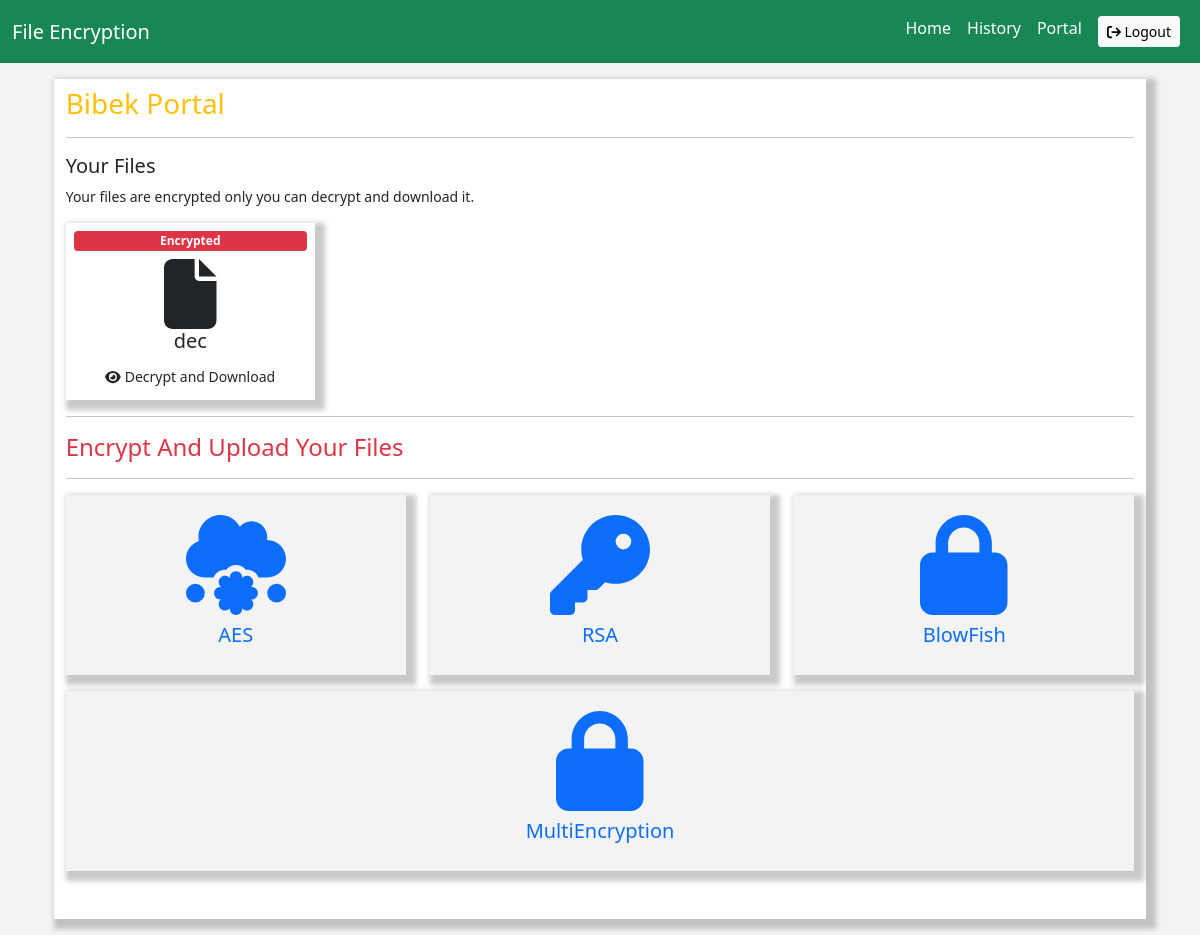
The page /homepage (signed in) on the database as committed earlier.
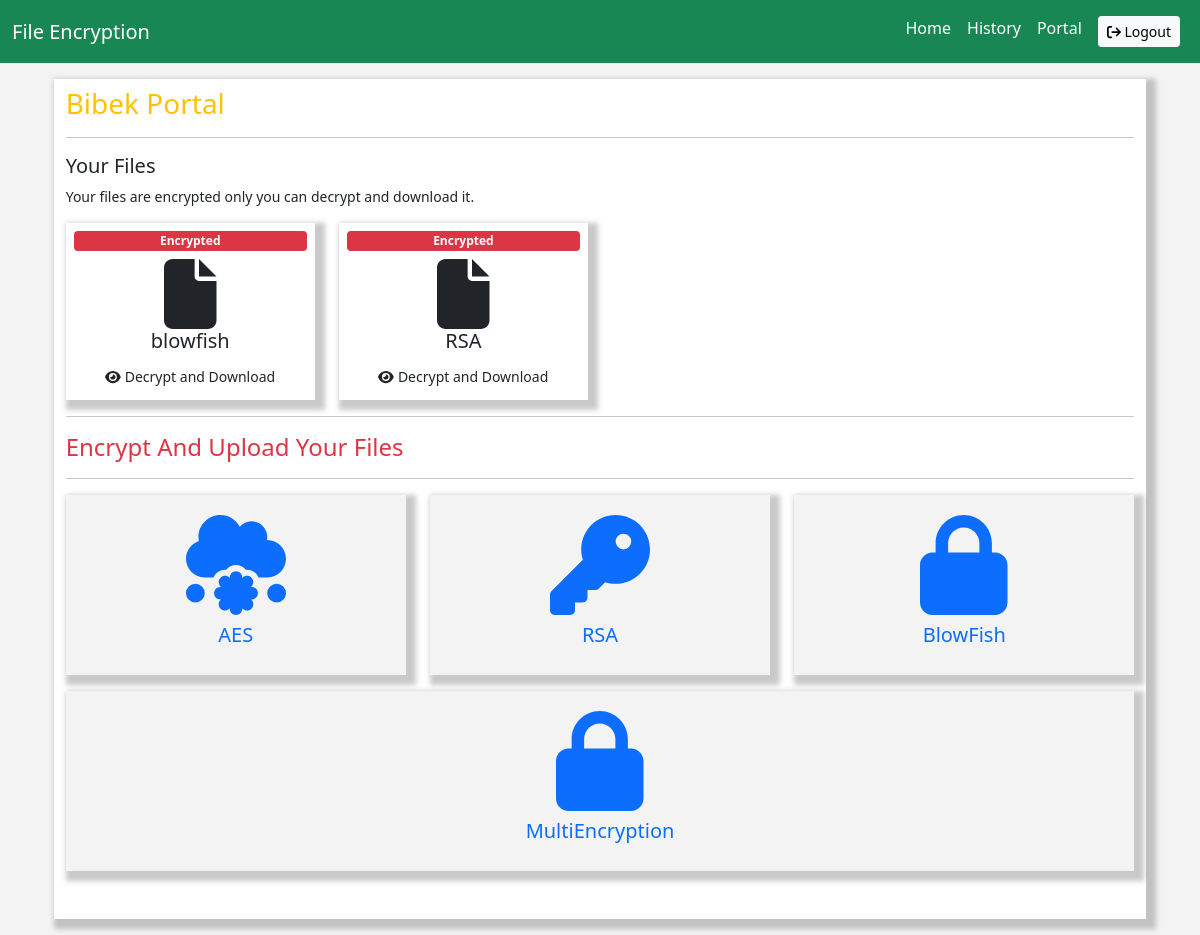
The same page on the database as committed later.
### decrypt/models.py (models this page shows, shortened)
class FileList(models.Model):
    name = models.CharField(max_length=200)
    file = models.FileField(upload_to='encrypt/')
    decrypted = models.BooleanField(default= False)
    objects = models.Manager()
    user = models.ForeignKey(User, related_name="user_file", on_delete=models.CASCADE)

### decrypt/views.py (the view)
# urls.py: path('homepage', views.userHomepage, name="userhome"),
def userHomepage(request):
    fil = FileList.objects.filter(user = request.user).filter(decrypted= False)
    dist ={
        'filelist':fil
    }
    return render(request, "homepage.html", dist)

### templates/homepage.html (shortened to what this page needs)
{% extends 'index.html' %}
{% load static %}
{% block content %}
    <div class="container-fluid background p-3">
        <div class="row">
            <div class="col-12 col-md-11 m-auto Dashboardbox pb-5 pt-2">
                <h3 class="text-warning">{{user.username|capfirst}} Portal</h3>
                <hr>
                <div class="FileBox mt-3">
                    <div class="row">
                        <h5>Your Files</h5>
                        <small>Your files are encrypted only you can decrypt and download it.</small>
                        {% for i in filelist  %}
                            <div class="col-md-3 col-4 mt-3">
                                <div class="fileHere text-center p-2">
                                    <span class=" d-block mb-2 badge bg-danger">Encrypted</span>
                                    <i class="fa fa-file asae"></i>
                                    <h5>{{i.name}}</h5>
                                    <a href="{%url 'decrypt:decrypt' i.id%}">
                                        <button class="btn btn-sm">
                                            <i class="fa fa-eye"></i>
                                            Decrypt and Download
                                        </button>
                                    </a>
                                </div>
                            </div>
                        {% endfor %}
                    </div>
                </div>
                <hr>
                <h4 class="text-danger">Encrypt And Upload Your Files</h4>
                <hr>
                <div class="row">
                    <div class="col-md-12 col-12">
                        <div class="row">
                            <div class="col-4">
                                <a href="{%url 'decrypt:aes'%}">
                                    <div class="chooseBox text-center" data-bs-toggle="modal" data-bs-target="#exampleModalAES">
                                        <i class="fas fa-cloud-meatball"></i>
                                        <h5 class="text-center mt-2">AES</h5>
                                    </div>
                                </a>
                            </div>
                            <div class="col-4">
                                <a href="{%url 'decrypt:rsa'%}">
                                    <div class="chooseBox text-center">
                                        <i class="fas fa-key"></i>
                                        <h5 class="text-center mt-2">RSA</h5>
                                    </div>
                                </a>
                            </div>
                            <div class="col-4">
                                <a href="{%url 'decrypt:blowfish'%}">
                                    <div class="chooseBox text-center">
                                        <i class="fas fa-lock"></i>
                                        <h5 class="text-center mt-2">BlowFish</h5>
                                    </div>
                                </a>
                            </div>
                            <div class="col-12">
                                <a href="{%url 'decrypt:mutliencryption'%}">
                                    <div class="chooseBox text-center mt-3">
                                        <i class="fas fa-lock"></i>
                                        <h5 class="text-center mt-2">MultiEncryption</h5>
                                    </div>
                                </a>
                            </div>
                        </div>
                    </div>
                </div>
            </div>
        </div>
    </div>
{% endblock content %}

Rows that differ between the two databases and show on the page:
removed FileList: name "dec"
added FileList: name "blowfish"
added FileList: name "RSA"
